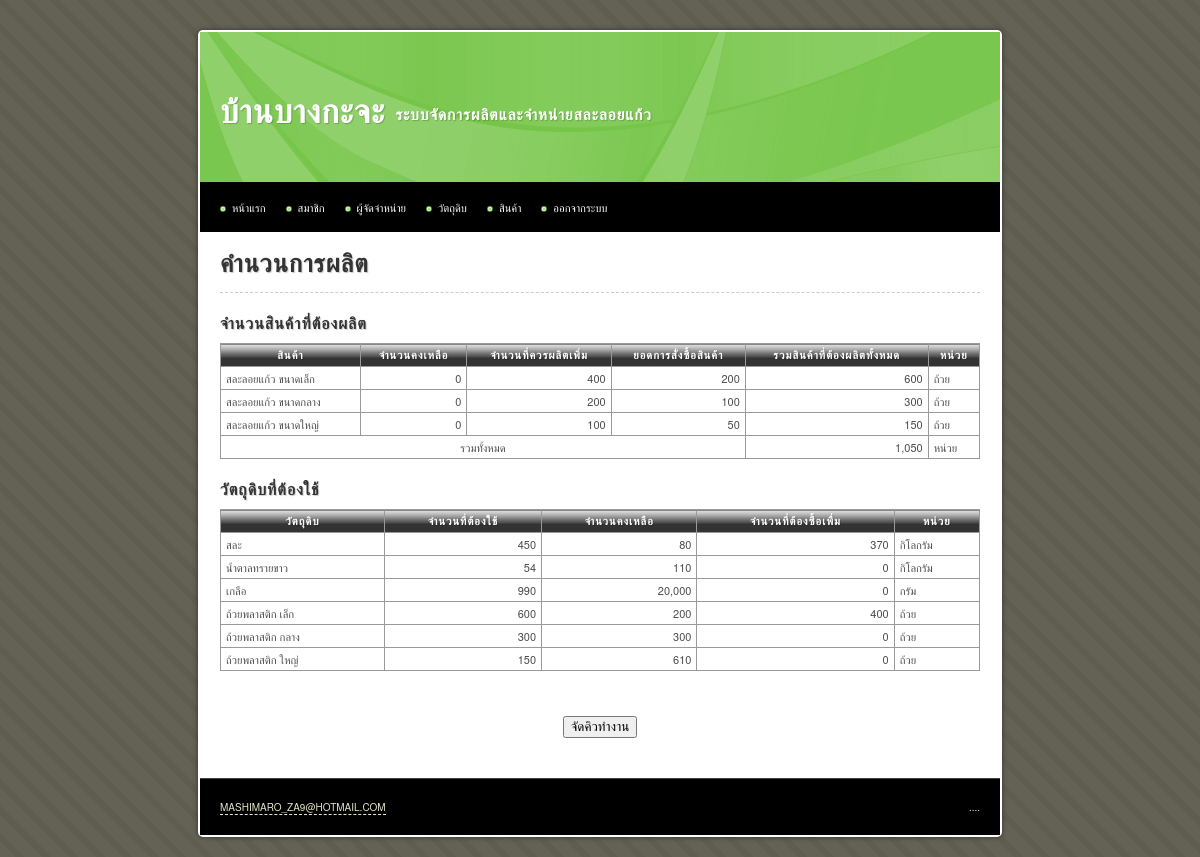
/main/production.php (signed in), run on the app's committed database.
### tables this page shows
CREATE TABLE IF NOT EXISTS `product` (
  `id` int(10) unsigned NOT NULL AUTO_INCREMENT,
  `name` varchar(255) NOT NULL,
  `description` text,
  `weight` int(10) NOT NULL,
  `unit` varchar(255) NOT NULL,
  `image` varchar(255) DEFAULT NULL,
  `manufacture_min` int(10) unsigned NOT NULL,
  `manufacture_max` int(10) unsigned NOT NULL,
  `stock_max` int(10) unsigned NOT NULL,
  `labour_min` int(10) unsigned NOT NULL,
  `order_min` int(10) unsigned NOT NULL,
  `unit_per_labour` int(10) unsigned NOT NULL,
  `total` int(10) unsigned NOT NULL DEFAULT '0',
  `price_retail` int(10) unsigned NOT NULL,
  `price_wholesale` int(10) unsigned NOT NULL,
  `date_create` datetime NOT NULL,
  `date_update` timestamp NOT NULL DEFAULT CURRENT_TIMESTAMP ON UPDATE CURRENT_TIMESTAMP,
  PRIMARY KEY (`id`)
);

### iic_tools/helpers/iic_utilities_helper.php (called while the page is built, shortened)
<?php
function remove_comma($number, $decimal = 0)
{
	$_int		= 0;
	$_decimal	= '';
	if(count(explode (".", $number)) > 1)
	{
		list($_int, $_decimal) = explode (".", $number);
	}
	else
	{
		$_int = ($number == '') ? 0 : $number;
	}
	$_int = explode (',', $_int);
	$_int = implode ($_int);
	$_new_number = $_int.$_decimal;
	return $_new_number;
}
function add_comma($number, $decimal = 0)
{
	$_sign		= '';
	$_int		= 0;
	$_decimal	= '';
	if(count(explode (".", $number)) > 1)
	{
		list($_int, $_decimal) = explode (".", $number);
	}
	else
	{
		$_int = ($number == '') ? 0 : $number;
	}
	$_int = remove_comma($_int);
	if($_int < 0)
	{
		$_sign = '-';
		$_int = str_replace('-', '', $_int);
	}
	else
	{
		$_sign = '';
	}
	$_total_loop = (strlen($_int) > 3) ? floor(strlen($_int) / 3) : 0;
	for($_loop = $_total_loop; $_loop > 0; $_loop--)
	{
		$_length = (3 * $_loop) * -1;
		$_int = substr_replace($_int, ',', $_length, 0 );
	}
	$_new_number = $_sign.$_int.$_decimal;
	return $_new_number;
}

### main/production.php (the view, shortened to what this page needs)
<!DOCTYPE html PUBLIC "-//W3C//DTD XHTML 1.0 Transitional//EN" "http://www.w3.org/TR/xhtml1/DTD/xhtml1-transitional.dtd">
<html xmlns="http://www.w3.org/1999/xhtml">
<head>
<?php include ("inc.css.php") ?>
</head>
<body>
<div id="container">
	<?php include ("inc.header.php") ?>
	<div id="content">
		<h1>คำนวนการผลิต</h1>
		<hr />
		<div id="product_stock">
			<h3>จำนวนสินค้าที่ต้องผลิต</h3>
			<table>
                <thead>
    				<tr>
    					<th scope="col">สินค้า</th>
    					<th scope="col">จำนวนคงเหลือ</th>
    					<th scope="col">จำนวนที่ควรผลิตเพิ่ม</th>
    					<th scope="col">ยอดการสั่งซื้อสินค้า</th>
    					<th scope="col">รวมสินค้าที่ต้องผลิตทั้งหมด</th>
                        <th scope="col">หน่วย</th>
    				</tr>
                </thead>
                <tbody>
    				<?php
    				$total_produced = array();
    				$sql = 'SELECT * FROM product';
    				$query = mysql_query($sql);
    				while($data = mysql_fetch_array($query)):
                        $sql_order = 'SELECT SUM(quantity) AS order_qty
                                      FROM product_order_item
                                      WHERE id_product = '.$data['id'];
                        $query_order = mysql_query($sql_order);
                        $order_qty = mysql_fetch_assoc($query_order);
                        $order_qty = ($order_qty['order_qty'] > 0) ? $order_qty['order_qty'] : 0;
                        $total_produced[$data['id']] = ($data['stock_max'] - $data['total']) + $order_qty;
    				?>
    				<tr>
    					<td><?php echo $data['name'] ?></td>
    					<td class="right"><?php echo $data['total'] ?></td>
    					<td class="right"><?php echo ($data['stock_max'] - $data['total']) ?></td>
                        <td class="right"><?php echo $order_qty ?></td>
                        <td class="right"><?php echo add_comma($total_produced[$data['id']]) ?></td>
    					<td><?php echo $data['unit'] ?></td>
    				</tr>
    				<?php endwhile ?>
				</tbody>
                <tfoot>
                    <tr>
                        <td class="center" colspan="4">รวมทั้งหมด</td>
                        <td class="right"><?php echo add_comma(array_sum($total_produced)) ?></td>
                        <td>หน่วย</td>
                    </tr>
                </tfoot>
			</table>
			<h3>วัตถุดิบที่ต้องใช้</h3>
			<table>
				<thead>
					<tr>
						<th>วัตถุดิบ</th>
						<th>จำนวนที่ต้องใช้</th>
                        <th>จำนวนคงเหลือ</th>
                        <th>จำนวนที่ต้องซื้อเพื่ม</th>
						<th>หน่วย</th>
					</tr>
				</thead>
				<tbody>
                    <?php
                    $sql = 'SELECT
                                id_material as id,
                                name,
                                total,
                                unit
                            FROM product_material
                            LEFT JOIN material
                            ON product_material.id_material = material.id
                            GROUP BY id_material';
                    $query = mysql_query($sql);
                    while($material = mysql_fetch_array($query)):
                        $required_qty = 0;
                        $sql = 'SELECT id FROM product';
                        $result = mysql_query($sql);
                        while($product = mysql_fetch_assoc($result))
                        {
                            $sql = 'SELECT quantity as qty
                                    FROM product_material
                                    WHERE
                                        id_product = '.$product['id'].'
                                        AND id_material = '.$material['id'];
                            $result_pm = mysql_query($sql) or die(mysql_error);
                            $data = mysql_fetch_assoc($result_pm);
                            $required_qty += $total_produced[$product['id']] * $data['qty'];
                        }
                        $buy_qty = $required_qty - $material['total'];
                        $buy_qty = ($buy_qty > 0) ? $buy_qty : 0;
                    ?>
					<tr>
						<td><?php echo $material['name'] ?></td>
						<td align="right"><?php echo add_comma($required_qty) ?></td>
                        <td align="right"><?php echo add_comma($material['total']) ?></td>
                        <td align="right"><?php echo add_comma($buy_qty) ?></td>
						<td><?php echo $material['unit'] ?></td>
					</tr>
    				<?php endwhile ?>
				</tbody>
			</table>
		</div>
		<form method="post" action="production_queue_create.php">
			<p class="center">
				<input type="submit" value="จัดคิวทำงาน" />
			</p>
		</form>
	</div>
	<?php include ("inc.footer.php") ?>
</div>
</body>
</html>

### iic_tools/css/iic_layout.css (style rules this page uses)
html, body, div, span, applet, object, iframe, h1, h2, h3, h4, h5, h6, p, blockquote, pre, a, abbr, acronym, address, big, cite, code, del, dfn, em, font, img, ins, kbd, q, s, samp, small, strike, strong, sub, sup, tt, var, b, u, i, center, dl, dt, dd, ol, ul, li, fieldset, form, label, legend, table, caption, tbody, tfoot, thead, tr, th, td { margin:0; padding:0; border:0; outline:0; font-size:100%; vertical-align:baseline; background:transparent }
table { border-collapse:collapse; border-spacing:0 }
body { font: 14px/1.5 'Microsoft Sans Serif', 'Helvetica Neue', Arial, 'Liberation Sans', FreeSans, sans-serif }
hr { border:0 #ccc solid; border-top-width:1px; clear:both; height:0 }
h1 { font-size:25px }
h3 { font-size:21px }
p, dl, hr, h1, h2, h3, h4, h5, h6, h7, ol, ul, pre, table, address, fieldset { margin-bottom:20px }
form input[type=submit], form input[type=reset], form input:not([type="checkbox"]):not([type="radio"]):not([type="file"]):not([type="text"]):not([type="password"]) { margin: 25px auto 0px auto; }

### iic_tools/css/iic_style.css (style rules this page uses)
.center { text-align: center; }
.right { text-align: right; }
thead th { background-image: url(../img/bg_th.png); white-space: nowrap; }

### css/style.css (style rules this page uses)
body { margin: 30px 0px 20px 0px; padding: 0; background: #D7D7BD url(../images/img01.png) repeat; text-align: justify; line-height: 20px; font-size: 11px; color: #4C4C4C; }
h1, h2, h3, h4, h5, h6, th, b, strong { color: #333; letter-spacing: 1px; text-shadow: 1px 1px 1px rgba(0, 0, 0, 0.2); -moz-text-shadow: 1px 1px 1px rgba(0, 0, 0, 0.2); -webkit-text-shadow: 1px 1px 1px rgba(0, 0, 0, 0.2); }
hr { border-style: dashed; }
#container { background: #FFF; display: table; width: 800px; margin: auto; padding: 2px; border-radius: 5px; -moz-border-radius: 5px; -webkit-border-radius: 5px; box-shadow: 0px 0px 5px #333; -moz-box-shadow: 0px 0px 5px #333; -webkit-box-shadow: 0px 0px 5px #333; }
#content { background: #FFF; padding: 20px; }
table { border: 1px solid #000; border-collapse: collapse; width: 100% }
table td, table th { padding: 1px 5px; border: 1px solid #999; border-collapse: collapse; }
table th { background-color: #333; border: 1px solid #999; color: #FFF; text-align: center; }

### main/production.php (style rules this page uses)
#product_stock h3 { margin-bottom: 10px; font-size: medium; }

### data on the page
product: name "สละลอยแก้ว ขนาดเล็ก", total "0", $data['stock_max']-$data['total'] "400", order_qty "200", id "600", unit "ถ้วย"
product: name "สละลอยแก้ว ขนาดกลาง", total "0", $data['stock_max']-$data['total'] "200", order_qty "100", id "300", unit "ถ้วย"
product: name "สละลอยแก้ว ขนาดใหญ่", total "0", $data['stock_max']-$data['total'] "100", order_qty "50", id "150", unit "ถ้วย"

### other printed values
add_comma(array_sum($total_produced)) "1,050"
$material['name'] "สละ"
add_comma($required_qty) "450"
add_comma($material['total']) "80"
add_comma($buy_qty) "370"
$material['unit'] "กิโลกรัม"
$material['name'] "น้ำตาลทรายขาว"
add_comma($required_qty) "54"
add_comma($material['total']) "110"
add_comma($buy_qty) "0"
$material['name'] "เกลือ"
add_comma($required_qty) "990"
add_comma($material['total']) "20,000"
$material['unit'] "กรัม"
$material['name'] "ถ้วยพลาสติก เล็ก"
